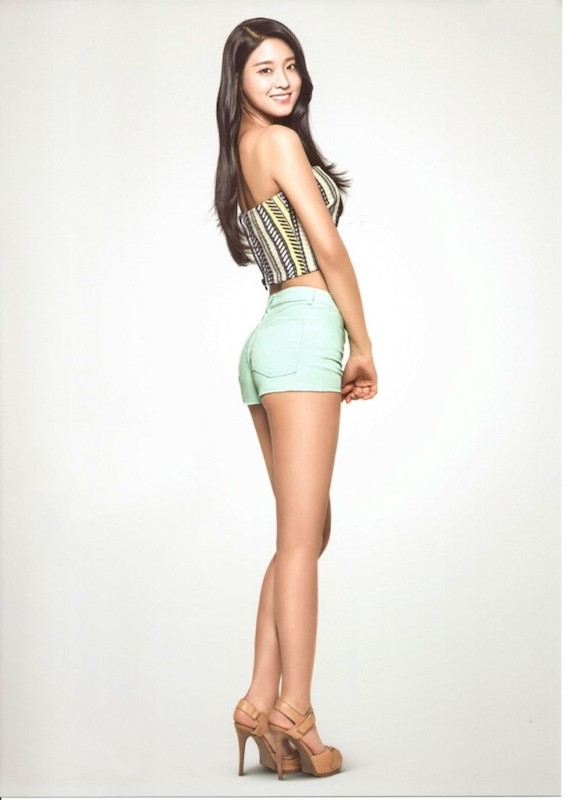
//> input picture images/contour.jpg, 566 x 800 px
$ ./main   (built with g++ and OpenCV 4)
//> lines starting //> are read from the running program, lines starting //| are printed output that depends on the picture; after the words box and inside, x2 and y2 are one past the last pixel; in counts of white or black regions, pixels touching at a corner belong together
#include <iostream>
#include "opencv2/opencv.hpp"

using namespace cv;
using namespace std;

// [27 lines left out: functions handle_image, handle_image2, not called in this run]

void contour() {
    Mat img, imgGray, edge;

    vector<vector<Point>> contours;

    string imgfile = "../images/contour.jpg";
    img = imread(imgfile);
//> img is the input picture: 800 rows x 566 cols, CV_8UC3; mean B, G, R 223.1, 229.6, 233.9
    cvtColor(img, imgGray, CV_BGR2GRAY);
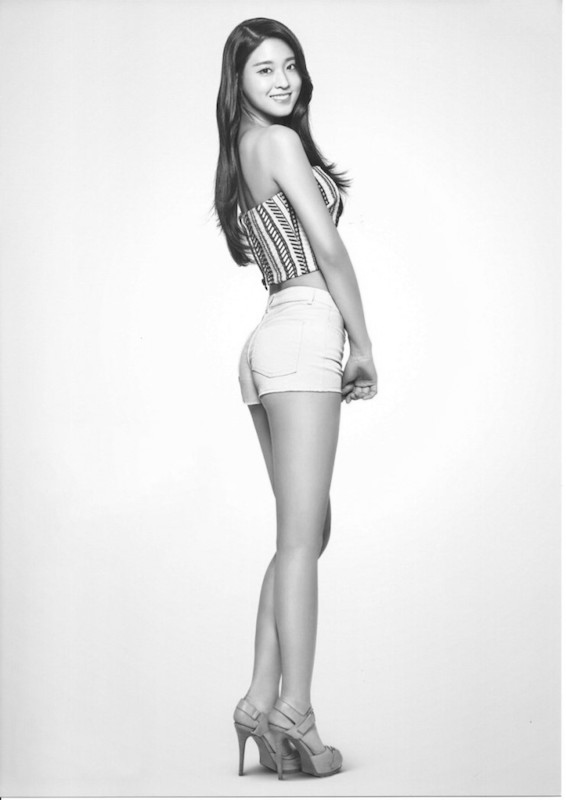
//> imgGray: 800 rows x 566 cols, CV_8UC1; min 0, max 255, mean 230.2

    Canny(imgGray, edge, 100, 200);
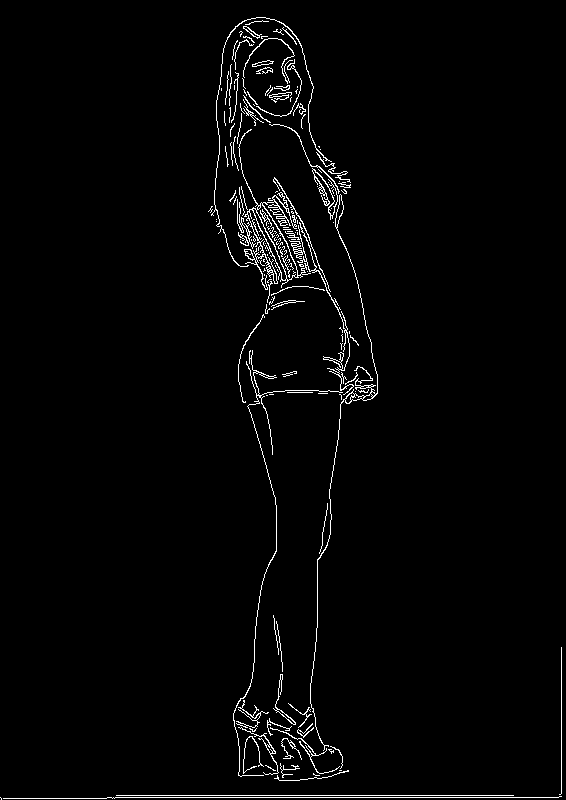
//> edge: 800 rows x 566 cols, CV_8UC1; 2.1% white in thin lines or dots

    findContours(edge, contours, CV_RETR_TREE, CV_CHAIN_APPROX_SIMPLE);
//> contours = 253 contours, 218 with area under 20; largest, box (x1, y1, x2, y2) and area: (238, 129, 354, 395) 1728, (256, 202, 298, 281) 870, (310, 194, 378, 751) 354, (252, 208, 287, 281) 314, (335, 194, 344, 228) 112

    imshow("edge", edge);
    drawContours(img, contours, -1, Scalar(0, 255, 0), 1);
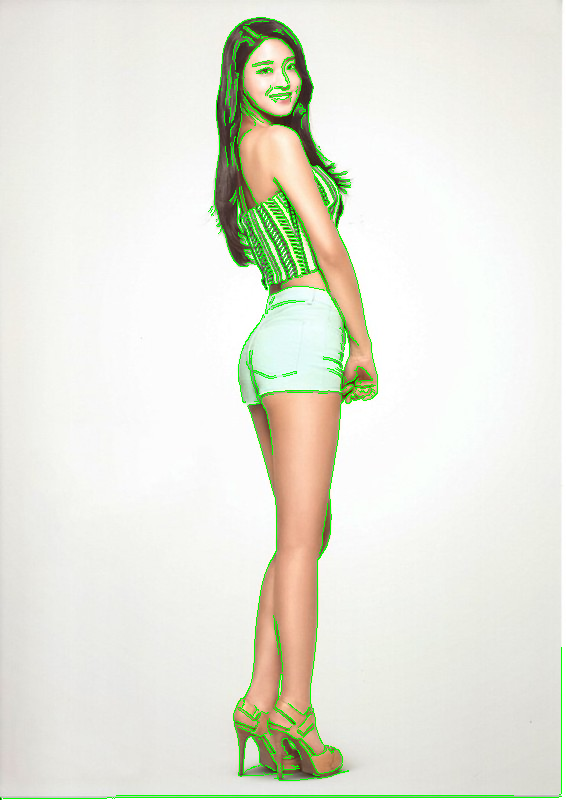
//> img: 800 rows x 566 cols, CV_8UC3; 2.07% of pixels changed, all inside (x1, y1, x2, y2) = (0, 17, 562, 800)
    imshow("contour", img);

    waitKey(0);
    destroyAllWindows();
}

// [556 lines left out: functions contour_approx, warp_affine, warp_perspective, global_threshold, adaptive_threshold, compareContourAreas and 6 more, not called in this run]

// added to run one function of the file
int main() { contour(); }
